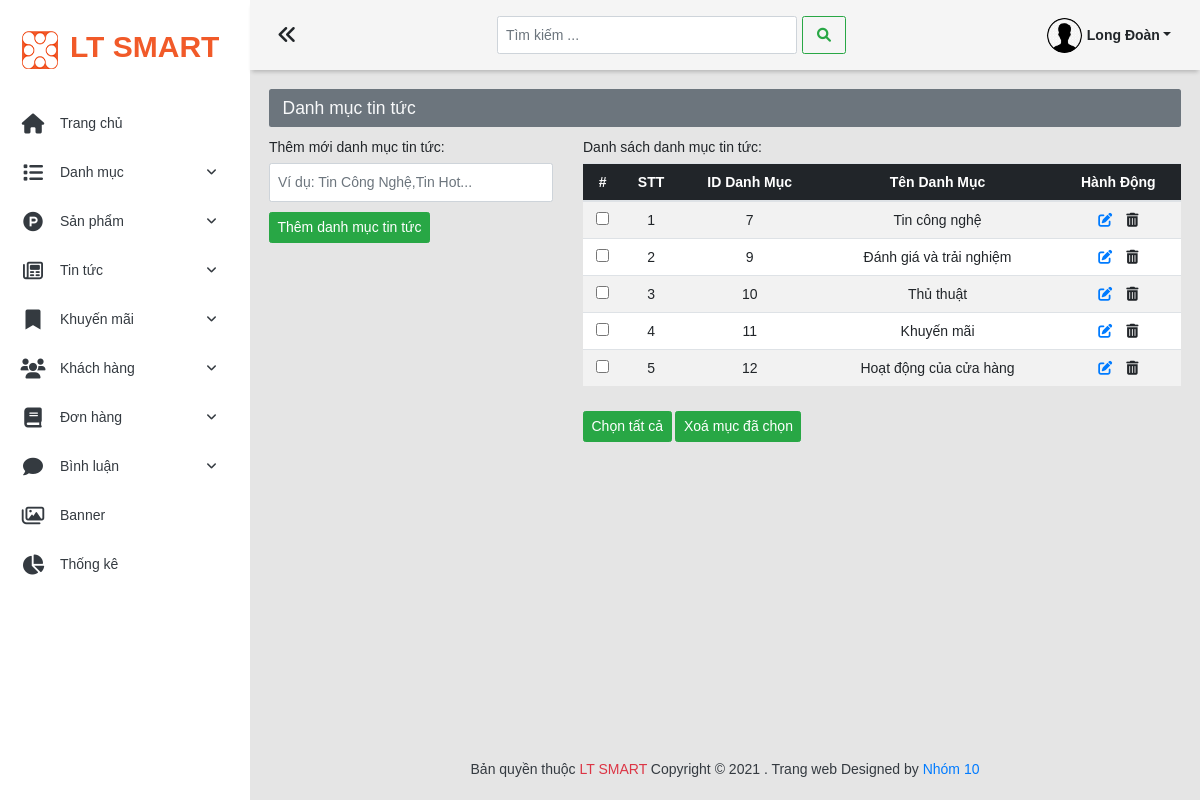
Page /admin/news-category (signed in) on the earlier database version.
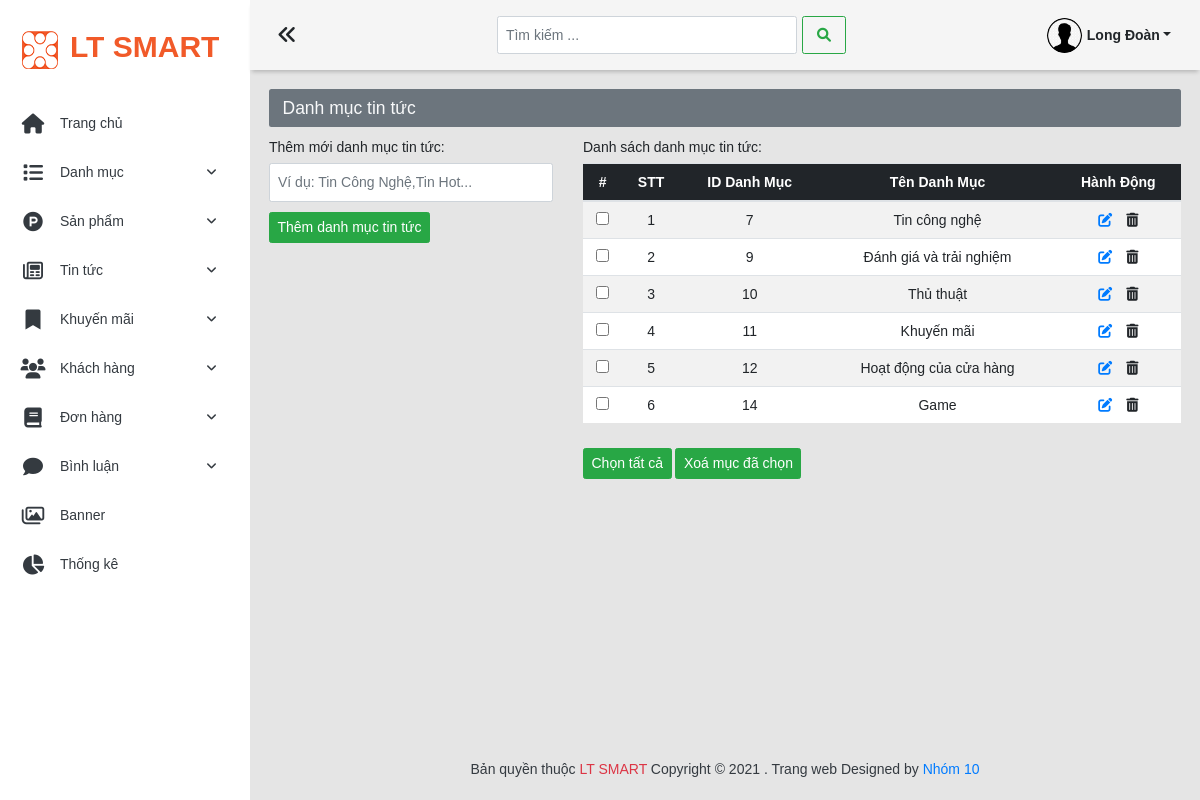
Same page on the later database version.
### tables this page shows
CREATE TABLE `danh_muc_news` (
  `id_dm_news` int(11) NOT NULL,
  `ten_dm_news` varchar(100) NOT NULL
);

### model/pdo.php (called while the page is built, shortened)
<?php
function pdo_get_connection()
{
    $severname = "localhost";
    $username = "root";
    $password = "";
    try {
        $conn = new PDO("mysql:host=$severname;dbname=ltsmart;charset=utf8", $username, $password);
        $conn->setAttribute(PDO::ATTR_ERRMODE, PDO::ERRMODE_EXCEPTION);
        return $conn;
    } catch (Exception $e) {
        echo "kết nối thất bại" . $e->getMessage();
    }
}
function pdo_query($sql)
{
    $sql_args = array_slice(func_get_args(), 1);
    try {
        $conn = pdo_get_connection();
        $stmt = $conn->prepare($sql);
        $stmt->execute($sql_args);
        $rows = $stmt->fetchAll();
        return $rows;
    } catch (PDOException $e) {
        throw $e;
    } finally {
        unset($conn);
    }
}
?>

### model/tin-tuc.php (called while the page is built, shortened)
<?php
require_once 'pdo.php';
function list_news_category()
{
    $sql = "SELECT * FROM `danh_muc_news` ORDER BY `id_dm_news` ASC";
    $list_news_category = pdo_query($sql);
    return $list_news_category;
}

### admin/views/tin-tuc/danh-muc-tin-tuc.php (the view, shortened to what this page needs)
<h3 class="alert bg-secondary text-light heading-cate">Danh mục tin tức</h3>
<div class="row">
    <div class="col-4">
        <form action="" method="post" id="add-dm-tin-tuc">
            <div class="form-group">
                <label>Thêm mới danh mục tin tức:</label>
                <input name="danh-muc-tin-tuc" type="text" class="form-control" placeholder="Ví dụ: Tin Công Nghệ,Tin Hot...">
            </div>
            <div class="form-group">
                <input type="submit" value="Thêm danh mục tin tức" class="btn btn-success">
            </div>
        </form>
    </div>
    <div class="col-8">
        <form action="" method="post" id="dm-tin-tuc">
            <label>Danh sách danh mục tin tức:</label>
            <br>
            <div class="table-responsive">
                <table class="table table-striped">
                    <thead>
                        <tr style="text-align:center;">
                            <th scope="col" class="table-dark">#</th>
                            <th scope="col" class="table-dark">STT</th>
                            <th scope="col" class="table-dark">ID Danh Mục</th>
                            <th scope="col" class="table-dark">Tên Danh Mục</th>
                            <th scope="col" class="table-dark">Hành Động</th>
                        </tr>
                    </thead>
                    <tbody>
                        <?php
                        $i = 1;
                        if (!empty($list_news_category)) {
                            foreach ($list_news_category as $list) {
                                extract($list);
                                echo '
                                <tr style="text-align:center;">
                                <td><input type="checkbox" value="' . $id_dm_news . '" name="list-news-category[]" class="check-news-category"></td>
                                <td scope="row">' . $i . '</td>
                                <td>' . $id_dm_news . '</td>
                                <td>' . $ten_dm_news . '</td>
                                <td>
                                <a href="edit-news-category&ID='.$id_dm_news.'">
                                <i class="fas fa-edit mr-3"></i>
                                </a>
                                <span class="delete-news-category cursor-pointer" data-delete_news_category="'.$id_dm_news.'">
                                <i class="fas fa-trash-alt"></i></span>
                                </td>
                                </tr>';
                                $i++;
                            }
                        }
                        ?>
                    </tbody>
                </table>
            </div>
            <div class="my-4">
            <div class="btn btn-success" id="checkall-news-category">Chọn tất cả</div>
            <button type="submit" onclick="return confirm('Bạn có muốn xoá tất cả mục này không?')" class="btn btn-success">Xoá mục đã chọn</button>
      </div>
        </form>
    </div>
</div>

Differences in the rows shown:
added danh_muc_news: id_dm_news "14", ten_dm_news "Game"
